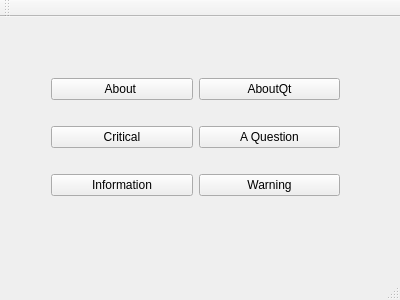
<?xml version="1.0" encoding="UTF-8"?>
<ui version="4.0">
 <class>MainWindow</class>
 <widget class="QMainWindow" name="MainWindow">
  <property name="geometry">
   <rect>
    <x>0</x>
    <y>0</y>
    <width>400</width>
    <height>300</height>
   </rect>
  </property>
  <property name="windowTitle">
   <string>MainWindow</string>
  </property>
  <widget class="QWidget" name="centralWidget">
   <widget class="QWidget" name="">
    <property name="geometry">
     <rect>
      <x>40</x>
      <y>30</y>
      <width>311</width>
      <height>181</height>
     </rect>
    </property>
    <layout class="QGridLayout" name="gridLayout">
     <item row="0" column="0">
      <widget class="QPushButton" name="pushButton">
       <property name="text">
        <string>About </string>
       </property>
      </widget>
     </item>
     <item row="0" column="1">
      <widget class="QPushButton" name="pushButton_2">
       <property name="text">
        <string>AboutQt</string>
       </property>
      </widget>
     </item>
     <item row="2" column="1">
      <widget class="QPushButton" name="pushButton_6">
       <property name="text">
        <string>Warning</string>
       </property>
      </widget>
     </item>
     <item row="1" column="1">
      <widget class="QPushButton" name="pushButton_4">
       <property name="text">
        <string>A Question</string>
       </property>
      </widget>
     </item>
     <item row="1" column="0">
      <widget class="QPushButton" name="pushButton_3">
       <property name="text">
        <string>Critical</string>
       </property>
      </widget>
     </item>
     <item row="2" column="0">
      <widget class="QPushButton" name="pushButton_5">
       <property name="text">
        <string>Information</string>
       </property>
      </widget>
     </item>
    </layout>
   </widget>
  </widget>
  <widget class="QMenuBar" name="menuBar">
   <property name="geometry">
    <rect>
     <x>0</x>
     <y>0</y>
     <width>400</width>
     <height>26</height>
    </rect>
   </property>
  </widget>
  <widget class="QToolBar" name="mainToolBar">
   <attribute name="toolBarArea">
    <enum>TopToolBarArea</enum>
   </attribute>
   <attribute name="toolBarBreak">
    <bool>false</bool>
   </attribute>
  </widget>
  <widget class="QStatusBar" name="statusBar"/>
 </widget>
 <layoutdefault spacing="6" margin="11"/>
 <resources/>
 <connections/>
</ui>
